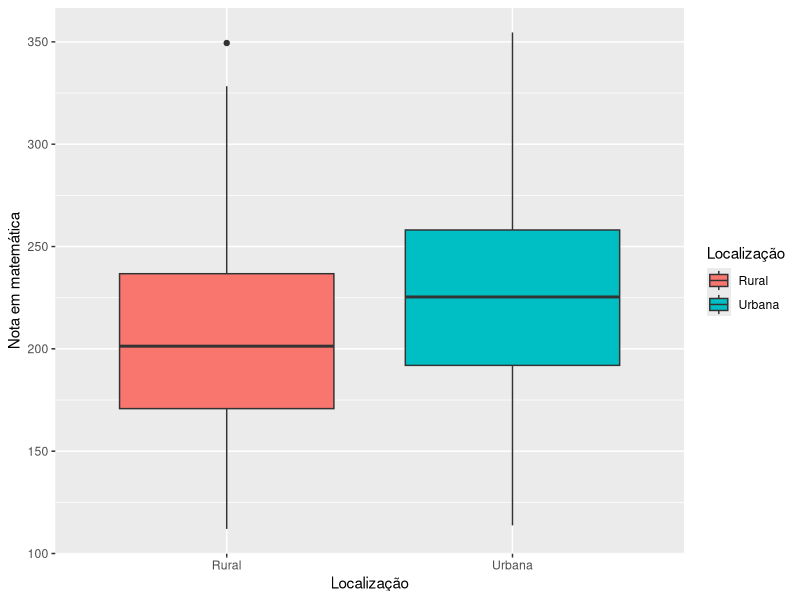
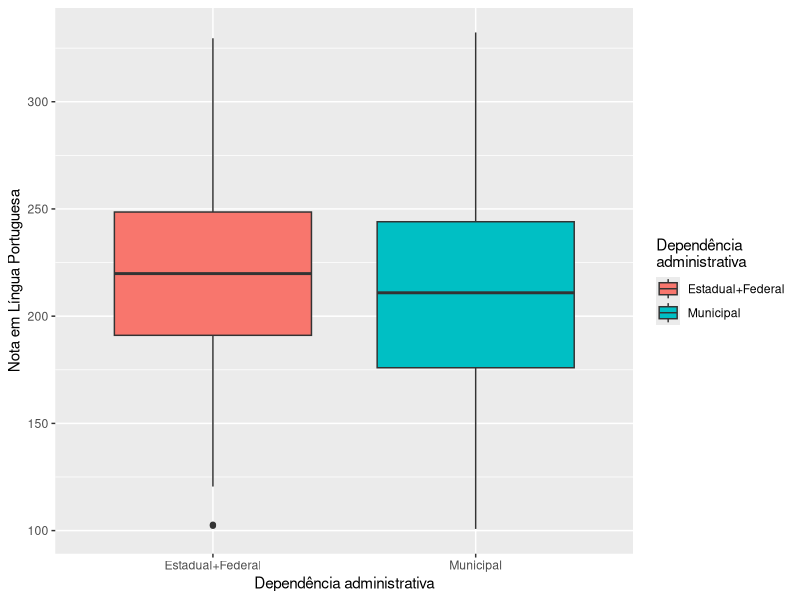

The R script that drew these images, in order:
library(dplyr)
library(ggplot2)

population <- read.csv("SAEB.sample.csv")

MT_LOC <- tibble(
  NOTA_MT = population$NOTA_MT,
  LOCAL = population$LOCALIZACAO
)

MT_LOC$LOCAL <- recode(MT_LOC$LOCAL, "1" = "Urbana", "2" = "Rural")

ggplot(MT_LOC, aes(x = LOCAL, y = NOTA_MT, fill = LOCAL)) +
  geom_boxplot() +
  xlab("Localização") + ylab("Nota em matemática") +
  guides(fill=guide_legend(title = "Localização"))
# ggsave("MT_LOC.png")

# Medidas de posicao

tabela1 <- MT_LOC %>%
  group_by(LOCAL) %>%
  summarise(Media = mean(NOTA_MT),
            Mediana = median(NOTA_MT),
            Amplitude = (max(NOTA_MT)-min(NOTA_MT)),
            Pri_Quartil = quantile(NOTA_MT, .25),
            Seg_Quartil = quantile(NOTA_MT, .50),
            Ter_Quartil = quantile(NOTA_MT, .75),
            DesvioPadrao = sqrt(var(NOTA_MT)),
            n = n())

LP_ADM <- tibble(
  NOTA_LP = population$NOTA_LP,
  ADM = population$DEPENDENCIA_ADM
)

LP_ADM$ADM <- recode(LP_ADM$ADM, "1" = "Estadual+Federal", "2" = "Estadual+Federal", "3" = "Municipal")

ggplot(LP_ADM, aes(x = ADM, y = NOTA_LP, fill = ADM)) +
  geom_boxplot() +
  xlab("Dependência administrativa") + ylab("Nota em Língua Portuguesa") +
  guides(fill=guide_legend(title = "Dependência\nadministrativa"))
# ggsave("LP_ADM.png")

tabela2 <- LP_ADM %>%
  group_by(ADM) %>%
  summarise(Media = mean(NOTA_LP),
            Mediana = median(NOTA_LP),
            Amplitude = (max(NOTA_LP)-min(NOTA_LP)),
            Pri_Quartil = quantile(NOTA_LP, .25),
            Seg_Quartil = quantile(NOTA_LP, .50),
            Ter_Quartil = quantile(NOTA_LP, .75),
            DesvioPadrao = sqrt(var(NOTA_LP)),
            n = n())

# Teste de homocedasticidade

set.seed(2.2020)

sam30 <- sample_n(population, 30)
sam100 <- sample_n(population, 100)

sumarizar <- function(data, notas) {
  summarise(data, n = n(),
            sd = sqrt(var(notas)),
            media = mean(notas))
}

mtloc30 <- tibble(
  notas = sam30$NOTA_MT,
  local = sam30$LOCALIZACAO) %>%
  group_by(local)

mtloc100 <- tibble(
  notas = sam100$NOTA_MT,
  local = sam100$LOCALIZACAO) %>%
  group_by(local)

lpadm30 <- tibble(
  notas = sam30$NOTA_LP,
  adm = sam30$DEPENDENCIA_ADM) %>%
  group_by(adm)

lpadm100 <- tibble(
  notas = sam100$NOTA_LP,
  adm = sam100$DEPENDENCIA_ADM) %>%
  group_by(adm)

caso1mt <- sumarizar(mtloc30, notas)
caso2mt <- sumarizar(mtloc100, notas)
caso1lp <- sumarizar(lpadm30, notas)
caso2lp <- sumarizar(lpadm100, notas)

homocedasticidade <- function (conf.side = 0.975, sd, n) {
  sd <- as.vector(sd)
  lsup <- round(qf(conf.side, n[1]-1, n[2]-1),4)
  linf <- round(1/lsup,4)
  W <- round((sd[1]/sd[2])^2,4)
  print(paste("Estatística =",W))
  print(paste(linf, lsup))
  if (between(W, linf, lsup)) {
    print("Aceite H0")
  } else {
    print("Rejeite H0")
  }

}

homocedasticidade(sd = caso1mt$sd, n = caso1mt$n)
homocedasticidade(sd = caso2mt$sd, n = caso2mt$n)
homocedasticidade(sd = caso1lp$sd, n = caso1lp$n)
homocedasticidade(sd = caso2lp$sd, n = caso2lp$n)

shapiro.test(mtloc30$notas)
shapiro.test(mtloc100$notas)
shapiro.test(lpadm30$notas)
shapiro.test(lpadm100$notas)
